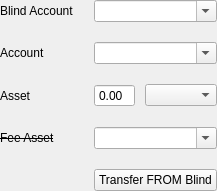
              <widget class="QWidget" name="blindPage2">
               <layout class="QFormLayout" name="formLayout_6">
                <property name="fieldGrowthPolicy">
                 <enum>QFormLayout::AllNonFixedFieldsGrow</enum>
                </property>
                <property name="horizontalSpacing">
                 <number>20</number>
                </property>
                <property name="verticalSpacing">
                 <number>20</number>
                </property>
                <property name="leftMargin">
                 <number>0</number>
                </property>
                <property name="topMargin">
                 <number>0</number>
                </property>
                <property name="rightMargin">
                 <number>0</number>
                </property>
                <property name="bottomMargin">
                 <number>0</number>
                </property>
                <item row="0" column="0">
                 <widget class="QLabel" name="label_4">
                  <property name="text">
                   <string>Blind Account</string>
                  </property>
                 </widget>
                </item>
                <item row="0" column="1">
                 <widget class="QComboBox" name="blindToSource">
                  <property name="baseSize">
                   <size>
                    <width>0</width>
                    <height>20</height>
                   </size>
                  </property>
                  <property name="editable">
                   <bool>true</bool>
                  </property>
                 </widget>
                </item>
                <item row="1" column="0">
                 <widget class="QLabel" name="label_33">
                  <property name="text">
                   <string>Account</string>
                  </property>
                 </widget>
                </item>
                <item row="1" column="1">
                 <widget class="QComboBox" name="blindToAccount">
                  <property name="baseSize">
                   <size>
                    <width>0</width>
                    <height>20</height>
                   </size>
                  </property>
                  <property name="editable">
                   <bool>true</bool>
                  </property>
                 </widget>
                </item>
                <item row="2" column="0">
                 <widget class="QLabel" name="label_34">
                  <property name="text">
                   <string>Asset</string>
                  </property>
                 </widget>
                </item>
                <item row="2" column="1">
                 <layout class="QHBoxLayout" name="horizontalLayout_16">
                  <property name="spacing">
                   <number>10</number>
                  </property>
                  <item>
                   <widget class="QDoubleSpinBox" name="blindToAmount">
                    <property name="baseSize">
                     <size>
                      <width>0</width>
                      <height>20</height>
                     </size>
                    </property>
                    <property name="locale">
                     <locale language="C" country="AnyCountry"/>
                    </property>
                    <property name="buttonSymbols">
                     <enum>QAbstractSpinBox::NoButtons</enum>
                    </property>
                   </widget>
                  </item>
                  <item>
                   <widget class="QComboBox" name="blindToAsset">
                    <property name="baseSize">
                     <size>
                      <width>0</width>
                      <height>20</height>
                     </size>
                    </property>
                   </widget>
                  </item>
                 </layout>
                </item>
                <item row="3" column="0">
                 <widget class="QLabel" name="blindToFeeAssetLabel">
                  <property name="styleSheet">
                   <string notr="true">text-decoration: line-through;</string>
                  </property>
                  <property name="text">
                   <string>Fee Asset</string>
                  </property>
                 </widget>
                </item>
                <item row="3" column="1">
                 <widget class="QComboBox" name="blindToFeeAsset">
                  <property name="baseSize">
                   <size>
                    <width>0</width>
                    <height>20</height>
                   </size>
                  </property>
                  <property name="editable">
                   <bool>true</bool>
                  </property>
                 </widget>
                </item>
                <item row="4" column="1">
                 <widget class="QPushButton" name="blindToTransfer">
                  <property name="text">
                   <string>Transfer FROM Blind</string>
                  </property>
                 </widget>
                </item>
               </layout>
              </widget>
